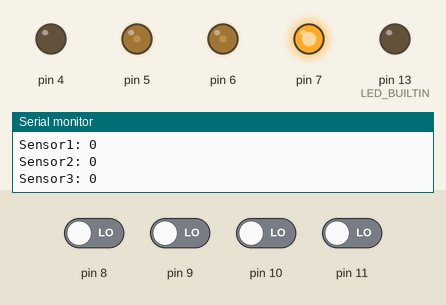
Recording of a sketch running on a simulated Arduino Uno, built with avr-gcc and run on an emulated ATmega328P. On the bench: output pins drawn as LEDs (lit = HIGH), the last lines printed to the serial monitor. The inputs (shaded band) are chosen by the test bench; at power-on: pin 8–11 LOW.

Above: at 11.7 s.
11.8 s: pin 8 driven HIGH
At 12.9 s:
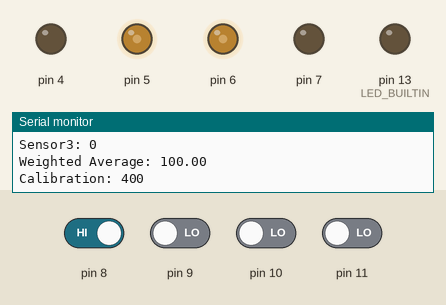
13.4 s: pin 9 driven HIGH
16.4 s: pin 11 driven HIGH
At 17.7 s:
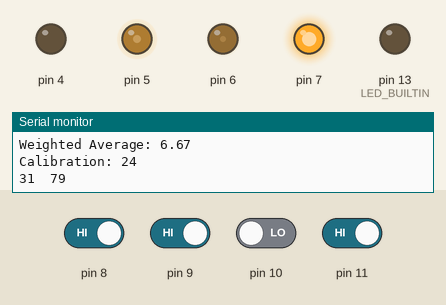
18.0 s: pin 8 driven LOW
At 19.3 s:
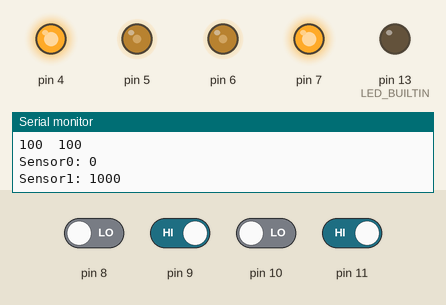
19.7 s: pin 11 driven LOW
At 21.0 s:
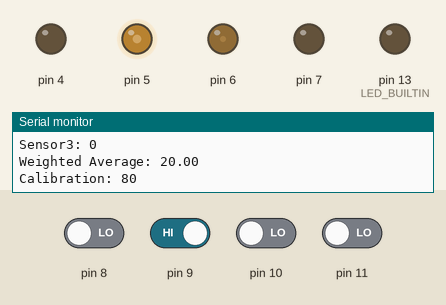
21.3 s: pin 10 driven HIGH
At 22.5 s:
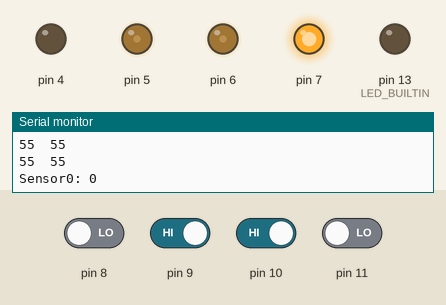
Timing chart, 0 to 24.3 s (numbered marks = the images above; inputs shaded):
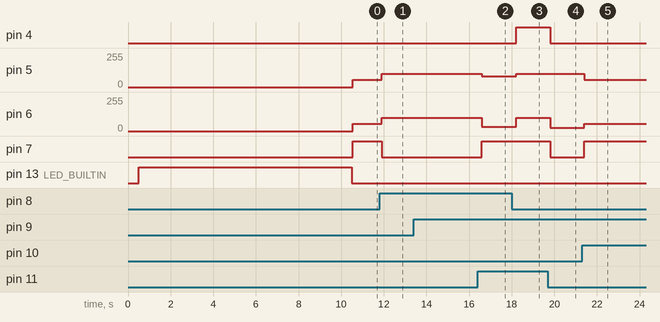

Measured:
- after the input at 11.8 s, pin 5, pin 6: 55/255 → 100/255 after 0.11 s; pin 7: HIGH → LOW after 0.11 s
- after the input at 16.4 s, pin 5: 100/255 → 79/255 after 0.19 s; pin 6: 100/255 → 31/255 after 0.19 s; pin 7: LOW → HIGH after 0.19 s
- after the input at 18.0 s, pin 4: LOW → HIGH after 0.22 s; pin 5: 79/255 → 100/255 after 0.22 s; pin 6: 31/255 → 100/255 after 0.22 s
- after the input at 19.7 s, pin 4, pin 7: HIGH → LOW after 0.11 s; pin 6: 100/255 → 25/255 after 0.11 s
- after the input at 21.3 s, pin 5: 100/255 → 55/255 after 0.11 s; pin 6: 25/255 → 55/255 after 0.11 s; pin 7: LOW → HIGH after 0.11 s

The sketch:

ggg.ino
```cpp
#include <QTRSensors.h>

// This example is designed for use with six analog QTR sensors. These
// reflectance sensors should be connected to analog pins A0 to A5. The
// sensors' emitter control pin (CTRL or LEDON) can optionally be connected to
// digital pin 2, or you can leave it disconnected and remove the call to
// setEmitterPin().
//
// The setup phase of this example calibrates the sensors for ten seconds and
// turns on the Arduino's LED (usually on pin 13) while calibration is going
// on. During this phase, you should expose each reflectance sensor to the
// lightest and darkest readings they will encounter. For example, if you are
// making a line follower, you should slide the sensors across the line during
// the calibration phase so that each sensor can get a reading of how dark the
// line is and how light the ground is. Improper calibration will result in
// poor readings.
//
// The main loop of the example reads the calibrated sensor values and uses
// them to estimate the position of a line. You can test this by taping a piece
// of 3/4" black electrical tape to a piece of white paper and sliding the
// sensor across it. It prints the sensor values to the serial monitor as
// numbers from 0 (maximum reflectance) to 1000 (minimum reflectance) followed
// by the estimated location of the line as a number from 0 to 5000. 1000 means
// the line is directly under sensor 1, 2000 means directly under sensor 2,
// etc. 0 means the line is directly under sensor 0 or was last seen by sensor
// 0 before being lost. 5000 means the line is directly under sensor 5 or was
// last seen by sensor 5 before being lost.

#define Kp 4
#define Kd 0 // smth 0.4 to 0.9
#define Ki 0

#define leftMotorBaseSpeed 55 //tune
#define rightMotorBaseSpeed 55

#define maxSpeed 100
#define minSpeed 10

QTRSensors qtr;

const uint8_t SensorCount = 4;
uint16_t sensorValues[SensorCount];

double weightage[SensorCount] = {100, 20, -20, -100}; //change accordinlgly, how much u want it to turn
double error = 0;
double errorSum = 0;
double lastError = 0;

int leftMotorSpeed;
int rightMotorSpeed;

int leftPrevious;
int rightPrevious;

void setup()
{
  // configure the sensors
  qtr.setTypeRC();
  qtr.setSensorPins((const uint8_t[]) {
    8, 9, 10, 11
  }, SensorCount); // change pins
  //qtr.setEmitterPin(2);

  delay(500);
  pinMode(LED_BUILTIN, OUTPUT);
  pinMode (4, OUTPUT);
  pinMode (5, OUTPUT);
  pinMode (6, OUTPUT);
  pinMode (7, OUTPUT);
  digitalWrite(LED_BUILTIN, HIGH); // turn on Arduino's LED to indicate we are in calibration mode

  // analogRead() takes about 0.1 ms on an AVR.
  // 0.1 ms per sensor * 4 samples per sensor read (default) * 6 sensors
  // * 10 reads per calibrate() call = ~24 ms per calibrate() call.
  // Call calibrate() 400 times to make calibration take about 10 seconds.
  for (uint16_t i = 0; i < 400; i++)
  {
    qtr.calibrate();
  }

  //LDR while loop

  digitalWrite(LED_BUILTIN, LOW); // turn off Arduino's LED to indicate we are through with calibration

  // print the calibration minimum values measured when emitters were on
  Serial.begin(9600);
  /* for (uint8_t i = 0; i < SensorCount; i++)
    {
    Serial.print(qtr.calibrationOn.minimum[i]);
    Serial.print(' ');
    }
    Serial.println();

    // print the calibration maximum values measured when emitters were on
    for (uint8_t i = 0; i < SensorCount; i++)
    {
    Serial.print(qtr.calibrationOn.maximum[i]);
    Serial.print(' ');
    }
    Serial.println();
    Serial.println();
    delay(1000);
  */
}

void loop()
{
  qtr.readCalibrated(sensorValues);

  for (int i = 0; i < SensorCount; i++)
  {
    Serial.print("Sensor");
    Serial.print(i);
    Serial.print (": ");
    Serial.println(sensorValues[i]);
  }

  error = weightedAverage();

  int calibration = (int)round(PID(error));

  Serial.print ("Calibration: ");
  Serial.println (calibration);

  leftMotorSpeed = leftMotorBaseSpeed - calibration;
  rightMotorSpeed = rightMotorBaseSpeed + calibration;
  Serial.print(leftMotorSpeed);
  Serial.print("\t");
  Serial.print(rightMotorSpeed);
  Serial.println();

  //white readings
  // if (allwhite())
  // leftmotorspeed = leftprevious;

  // pseudocode for allwhite (bool)
  // int sum]
  // for (i 0 i < 5 i ++ )
  //      sum += sensorValues[i];
  // if sum < <something>


  //normal

  if (leftMotorSpeed >= 0 and rightMotorSpeed >= 0)
  {
    leftMotorSpeed = constrain(leftMotorSpeed, 0, maxSpeed);
    rightMotorSpeed = constrain(rightMotorSpeed, 0, maxSpeed);

    analogWrite (5, rightMotorSpeed);
    digitalWrite (4, LOW); //LOW is forward

    analogWrite (6, leftMotorSpeed);
    digitalWrite (7, HIGH);
  }
  else if (leftMotorSpeed < 0 and rightMotorSpeed > 0)
  {
    leftMotorSpeed = constrain(0 - leftMotorSpeed, 0, maxSpeed);
    rightMotorSpeed = constrain(rightMotorSpeed, 0, maxSpeed);

    analogWrite (5, rightMotorSpeed);
    digitalWrite (4, LOW);

    analogWrite (6, leftMotorSpeed);
    digitalWrite (7, LOW);
  }
  else if (leftMotorSpeed > 0 and rightMotorSpeed < 0)
  {
    leftMotorSpeed = constrain(leftMotorSpeed, 0, maxSpeed);
    rightMotorSpeed = constrain(0 - rightMotorSpeed, 0, maxSpeed);

    analogWrite (5, rightMotorSpeed);
    digitalWrite (4, HIGH);

    analogWrite (6, leftMotorSpeed);
    digitalWrite (7, HIGH);


  }
  Serial.print(leftMotorSpeed);
  Serial.print("\t");
  Serial.print(rightMotorSpeed);
  Serial.println();
  leftPrevious = leftMotorSpeed;
  rightPrevious = rightMotorSpeed;

}

double weightedAverage (void)
{
  int sum = 0;
  double weightedSum = 0;
  for (int i = 0; i < SensorCount; i++)
  {
    weightedSum += sensorValues[i] * weightage[i];
    sum += sensorValues[i];
  }

  double weightedAverage = weightedSum / (double) sum;

  Serial.print ("Weighted Average: ");
  Serial.println (weightedAverage);

  return weightedAverage;
}

double PID (int error)
{
  errorSum += error;
  double differentialError = error - lastError;
  lastError = error;

  double output = Kp * error + Kd * differentialError + Ki * errorSum;

  return output;
}
```
